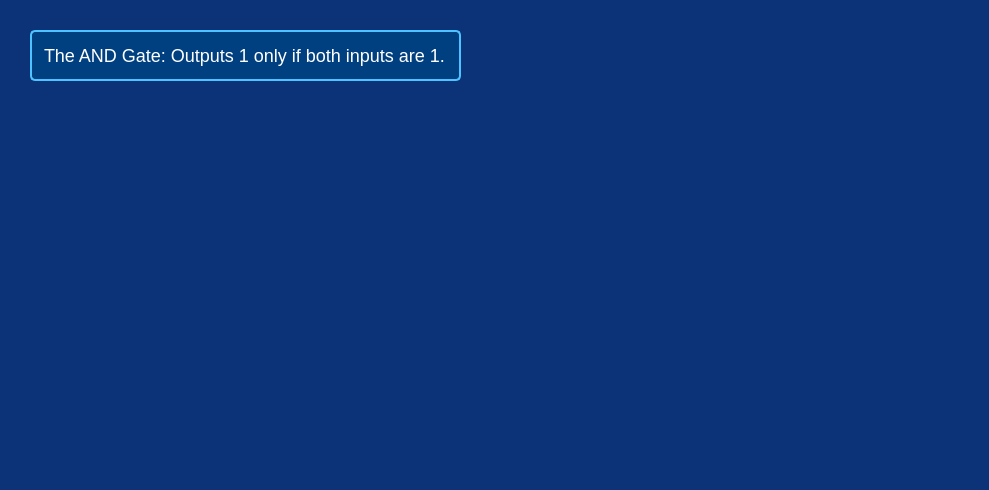
        <widget class="QWidget" name="tutorialAND">
         <property name="styleSheet">
          <string notr="true">background-color: rgb(12, 50, 119)</string>
         </property>
         <attribute name="title">
          <string>AND</string>
         </attribute>
         <widget class="QLabel" name="andgate">
          <property name="geometry">
           <rect>
            <x>180</x>
            <y>-20</y>
            <width>441</width>
            <height>481</height>
           </rect>
          </property>
          <property name="text">
           <string/>
          </property>
          <property name="pixmap">
           <pixmap resource="Resources.qrc">:/images/and.png</pixmap>
          </property>
          <property name="scaledContents">
           <bool>true</bool>
          </property>
         </widget>
         <widget class="QLabel" name="andtt">
          <property name="geometry">
           <rect>
            <x>690</x>
            <y>70</y>
            <width>290</width>
            <height>300</height>
           </rect>
          </property>
          <property name="text">
           <string/>
          </property>
          <property name="pixmap">
           <pixmap resource="Resources.qrc">:/images/andtt.png</pixmap>
          </property>
          <property name="scaledContents">
           <bool>true</bool>
          </property>
         </widget>
         <widget class="QLabel" name="label_6">
          <property name="geometry">
           <rect>
            <x>30</x>
            <y>30</y>
            <width>431</width>
            <height>51</height>
           </rect>
          </property>
          <property name="styleSheet">
           <string notr="true">QLabel {
    font-size: 18px;
    font-weight: normal;
    color: #FFFFFF; /* White text */
    background-color: #004080; /* Blue background for text box */
    border: 2px solid #4DC3FF; /* Light blue border */
    padding: 8px; /* Padding for better readability */
    border-radius: 5px; /* Rounded corners */
}</string>
          </property>
          <property name="text">
           <string>The AND Gate: Outputs 1 only if both inputs are 1.</string>
          </property>
          <property name="wordWrap">
           <bool>true</bool>
          </property>
         </widget>
        </widget>
